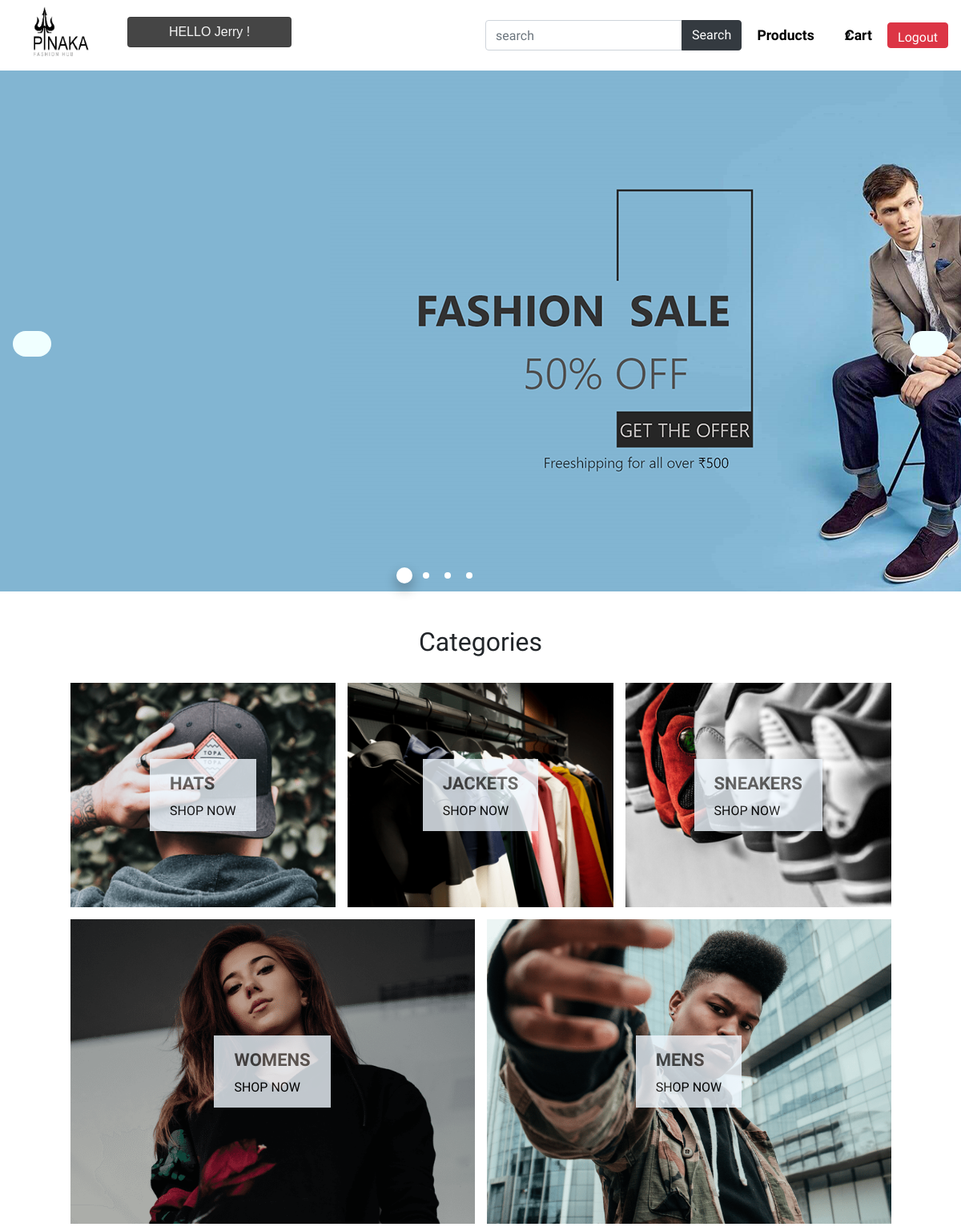
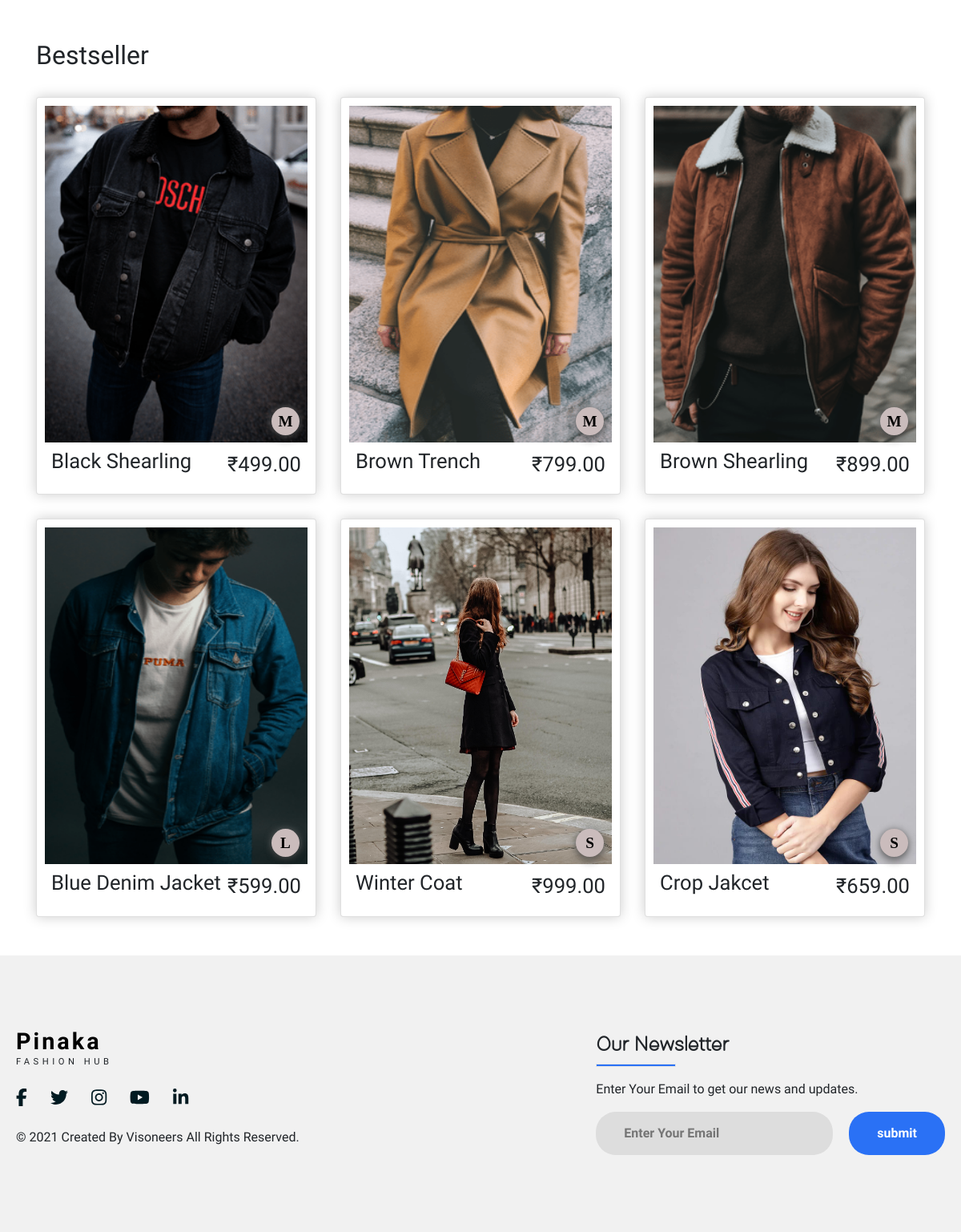
The page / (signed in) on the database its author committed (2 pictures, top to bottom).
### store/models.py (models this page shows, shortened)
class Categorie(models.Model):
    sizes = (('small','small'),('large','large'))
    title = models.CharField(max_length=50,null=False)
    image = models.ImageField(null=True,blank=True)
    size = models.CharField(max_length=5,choices=sizes,default='small')
    @property
    def imageURL(self):
        try:
            url=self.image.url #chk
        except:
            url=' '
        return url

class Product(models.Model):
    name=models.CharField(max_length=200,null=True)
    category=models.ForeignKey(Categorie,on_delete=models.SET_NULL,blank=True,null=True)
    price=models.FloatField()
    brand=models.ForeignKey(brand,on_delete=models.CASCADE)
    size=models.ForeignKey(size,on_delete=models.CASCADE)
    color=models.ForeignKey(color,on_delete=models.CASCADE)
    digital=models.BooleanField(default=False,null=True,blank=False)
    image=models.ImageField(null=True,blank=True)
    @property
    def imageURL(self):
        try:
            url=self.image.url #chk
        except:
            url=' '
        return url

class size(models.Model):
    title=models.CharField(max_length=10)
    def __str__(self):
        return (self.title)

### store/views.py (the view)
# urls.py: path('',views.store,name="store"),
@login_required(login_url='loginPage')
def store(request):
    if request.user.is_authenticated:
        customer=request.user.customer
        order,created=Order.objects.get_or_create(customer=customer,complete=False)
        items=order.orderitem_set.all()
        cartItems=order.get_cart_items
    else:
        items=[]
        order={'get_cart_total':0,'get_cart_items':0,'shipping':False}
        cartItems=order['get_cart_items']
    products=Product.objects.all()[:6]
    categories = Categorie.objects.all()
    context={'categories':categories, 'products':products,'cartItems':cartItems}
    return render(request,'store/store.html',context)

### store/models.py (called while the page is built)
    @property
    def get_cart_items(self):
        orderitems =self.orderitem_set.all()
        total=sum([item.quantity for item in orderitems])
        return total

### store/templates/store/store.html (shortened to what this page needs)
{% extends 'store/main.html' %}
{% load static %}
{% block content %}
<main>
    <div class="conatiner-fluid">
        <div class="slider">
            <div class="slider-one">
                <div>
                    <img src="{% static 'images/web1.png'%}" alt="placeholder">
                </div>
            </div>
            <div class="slider-btn">
                <span class="prev position-top"></span>
                <span class="next position-top right-0"></span>
            </div>
        </div>
    </div>
</main>
<br>
<div class="categories">
    <h2>Categories</h2>
    <br>
    <div class="menu">
        {% for category in categories %}
        <div class='menuitem {{category.size}}'>
            <div class='item-content'>
                <a href="category/?category={{category.id}}">
                <div class='title'>{{category.title}}</div>
                <span class='subtitle'>SHOP NOW</span></a>
            </div>
        </div>
        {% endfor %}
    </div>
</div>
<br>
<div class="container">
    <h2>Bestseller</h2>
    <br>
    <div class="product">
        {% for product in products %}
        <div class="box-element card">
            <div class="img">
                <h3 class="size">{{product.size}}</h3>
                <img src="{{product.imageURL}}" alt="Network Problem">
        </div>
            <div class="content">
                <h1>{{product.name}}</h1>
                <span class="price">₹{{product.price|floatformat:2}}</span>
            </div>
        </div>
        {% endfor %}
    </div>
</div>
{% endblock content %}

### store/templates/store/main.html (shortened to what this page needs)
<!DOCTYPE html>
{% load static %}
<html lang="en">
<head>
    <link rel="stylesheet" href="https://cdn.jsdelivr.net/npm/bootstrap@4.5.3/dist/css/bootstrap.min.css"
>
    <link rel="stylesheet" type="text/css" href="{% static 'css/main.css' %}">
    <link rel="stylesheet" type="text/css" href="//cdn.jsdelivr.net/npm/slick-carousel@1.8.1/slick/slick.css">
    <link rel="stylesheet" type="text/css" href="{% static 'css/store.css' %}">
</head>
<body>
    <nav class="navigation ">
        <div class="logo">
            <a data-toggle="tooltip" data-placement="bottom" title="Back to store" href="{% url 'store' %}"><img src="{% static 'images/sample.png' %}"></a>
        </div>
        <div class=" card list-group-item hi-msg"
            style="font-family: sans-serif;">
            HELLO {{user}} !
        </div>
        <ul class="nav-menu">
            <div>
                <form class="form-inline my-2 my-lg-0" action="/search">
                    <div class="input-group">
                        <input name="search" type="text" class="form-control" placeholder="search" />
                        <div class="input-group-append">
                            <button class="btn btn-dark" type="submit" id="button-addon2">Search</button>
                        </div>
                    </div>
                </form>
            </div>
            <li><a href="{% url 'product' %}">Products</a></li>
            <div class="cart-icon">
                <span class='item-count'>{{cartItems}}</span>
                <a href="{% url 'cart' %}"> Cart</a>
            </div>
            <li><button class="hello-msg btn btn-danger" id="logout_btn " data-target="#exampleModal" data-toggle="modal"
                style="height:2rem">Logout</button></li>
        </ul>
    </nav>
    <div class="container-fluid p-0">
        {% block content %}
        {% endblock content %}
    </div>
    <br><br>
    <footer>
        <div class="footer">
            <div class="left-col">
                <div class="heading">
                    <h1><a href="{% url 'store' %}">Pinaka</a></h1>
                    <p>FASHION HUB</p>
                </div>
                <div class="social-media">
                    <a href="#"><i class="fab fa-facebook-f"></i></a>
                    <a href="#"><i class="fab fa-twitter"></i></a>
                    <a href="#"><i class="fab fa-instagram"></i></a>
                    <a href="#"><i class="fab fa-youtube"></i></a>
                    <a href="#"><i class="fab fa-linkedin-in"></i></a>
                </div>
                <p class="rights-text">© 2021 Created By Visoneers All Rights Reserved.</p>
            </div>
            <div class="right-col">
                <h1>Our Newsletter</h1>
                <div class="border"></div>
                <p>Enter Your Email to get our news and updates.</p>
                <form action="" class="newsletter-form">
                    <input type="text" class="txtb" placeholder="Enter Your Email">
                    <input type="submit" class="button" value="submit">
                </form>
            </div>
        </div>
    </footer>
</body>
</html>

### static/css/main.css (style rules this page uses)
html, body { margin: 0; padding: 0; width: 100%; height: 100vh; font-family: 'Open Sans Condensed'; }
a, a:hover { color: black; text-decoration: none; }
.hi-msg { display: flex; top: 13px; position: relative; height: calc(1.5em + .75rem + 2px); width: 15rem; background-color: #454545; color: whitesmoke; justify-content: center; align-items:center; }
.navigation { display: flex; height: 11vh; width: 100%; padding: 0.5rem 1rem; overflow: hidden; margin-bottom: 0; border-bottom: 0; }
.navigation::before { opacity: 0.5; }
.navigation .logo { width: 15%; align-items: center; cursor: pointer; }
.navigation .logo img { width: 100px; height: 100%; padding-left: 1rem; }
.navigation .nav-menu { margin: 0; width: 85%; height: 100%; list-style-type: none; display: flex; align-items: center; justify-content: flex-end; }
.navigation .nav-menu a { padding: 0rem 1.2rem; font-size: 1.1rem; position: relative; font-weight: bold; }
.nav-menu .cart-icon { position: relative; display: flex; align-items: center; justify-content: center; }
.nav-menu .cart-icon .item-count { position: absolute; font-size: 14px; font-weight: bold; padding-top: 4px; padding-right: 27px; }
footer { background: #f1f1f1; padding: 90px 0; }
.footer { max-width: 1300px; margin: auto; padding: 0 20px; display: flex; justify-content: space-between; align-items: center; flex-wrap: wrap-reverse; }
.heading { display: block; font-size: 1.3rem; letter-spacing: 3px; }
.heading h1 { font-size: 1.8rem; margin-block-end: 0em; font-weight: bold; }
.heading p { font-size: 0.7rem; letter-spacing: 4.5px; margin-block-start: 0em; font-weight: lighter; }
.social-media { margin: 20px 0; }
.social-media a { color: #001a21; margin-right: 25px; font-size: 22px; text-decoration: none; transition: .3s linear; }
.right-col h1 { font-family: "Demure"; font-weight: bold; font-size: 26px; }
.right-col p { margin-block-start: 1em; }
.border { width: 100px; height: 4px; background: #2a71f5; }
.newsletter-form { display: flex; justify-content: center; align-items: center; flex-wrap: wrap; }
.txtb { flex: 1; padding: 15px 35px; font-size: 16px; color: #293043; background: #ddd; border: none; font-weight: 700; outline: none; border-radius: 25px; min-width: 260px; }
.button { padding: 15px 35px; font-size: 16px; color: white; background: #2a71f5; border: none; font-weight: 700; outline: none; border-radius: 25px; margin-left: 20px; cursor: pointer; transition: opacity .3s linear; }

### rows shown on the page
Categorie: title "HATS"
Categorie: title "JACKETS"
Categorie: title "SNEAKERS"
Categorie: title "WOMENS"
Categorie: title "MENS"
Product: size "M", imageURL (picture), name "Black Shearling", price "499.00"
Product: size "M", imageURL (picture), name "Brown Trench", price "799.00"
Product: size "M", imageURL (picture), name "Brown Shearling", price "899.00"
Product: size "L", imageURL (picture), name "Blue Denim Jacket", price "599.00"
Product: size "S", imageURL (picture), name "Winter Coat", price "999.00"
Product: size "S", imageURL (picture), name "Crop Jakcet", price "659.00"

### other values the page prints
{{ user }} "Jerry"
{{ cartItems }} "2"
